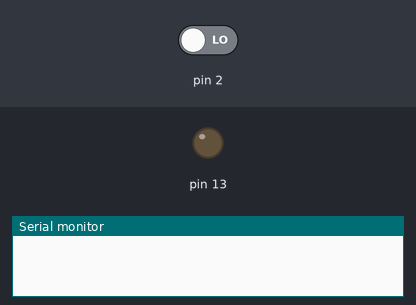
Bench run of a sketch on a simulated Arduino Uno, built with avr-gcc and run on an emulated ATmega328P. On the bench: output pins drawn as LEDs (lit = HIGH), the last lines printed to the serial monitor. Inputs (shaded band) come from the test bench; at power-on: pin 2 LOW. Sleep ends after the set time or at an interrupt.

Above: at 4.2 s.
4.3 s: pin 2 driven HIGH
5.8 s: pin 2 driven LOW
At 7.1 s:
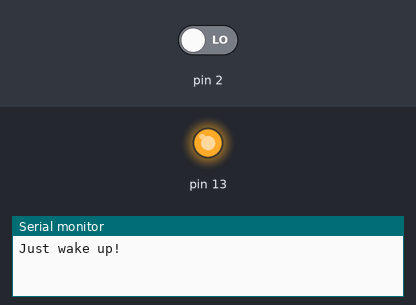
Timing chart, 0 to 8.8 s (numbered marks = the images above; inputs shaded):
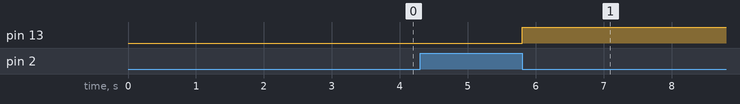

Measured:
- after the input at 4.3 s, every drawn part: stays the same
- after the input at 5.8 s, pin 13: LOW → HIGH at once

The sketch:

DoorAuthenticationWithSleep.ino
```cpp
#include <avr/sleep.h>

//Hay que puentear el pin 2 con el GND, entonces encontrará la interrupción.

void setup()
{
  Serial.begin(9600);
  pinMode(13,OUTPUT);
  digitalWrite(13,LOW);
  pinMode(2,INPUT);
  digitalWrite(2,HIGH);
}

void loop()
{
  delay(5000);
  sleepSetup();
}

void sleepSetup(){

  sleep_enable();
  attachInterrupt(0,pinInterrupt,LOW);
  set_sleep_mode(SLEEP_MODE_PWR_DOWN);
  digitalWrite(13,LOW);
  sleep_cpu();
  Serial.println("Just wake up!");
  digitalWrite(13,HIGH);
}

void pinInterrupt(){

  sleep_disable();
  detachInterrupt(0);

}
```
